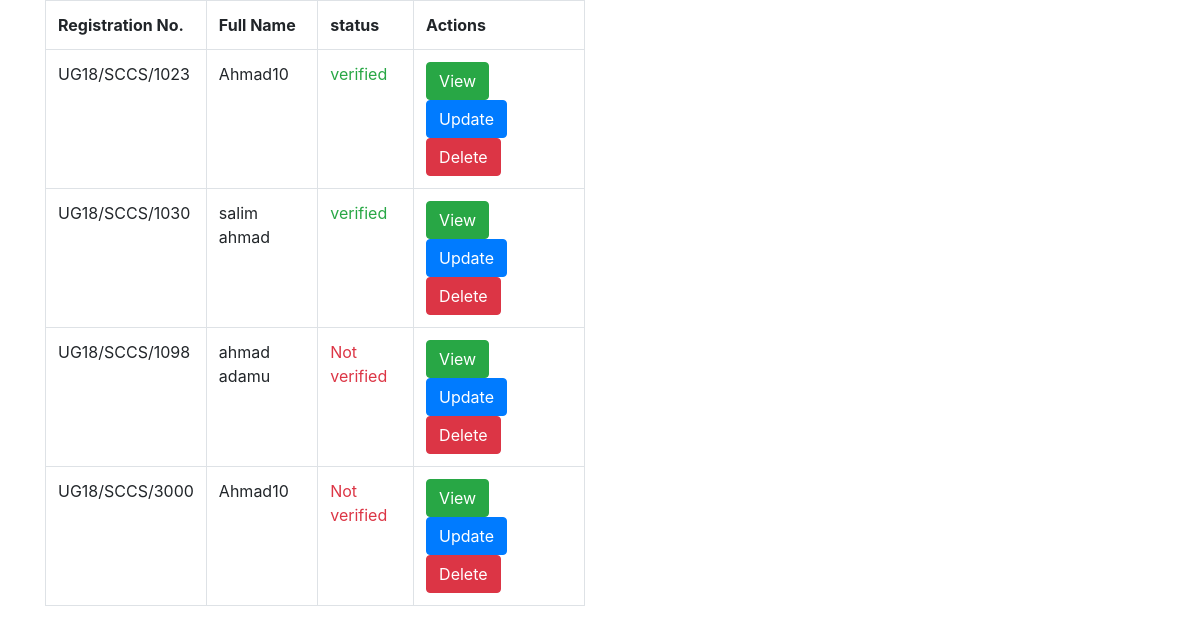
/dashboard/, run on the app's committed database.
### voter/models.py (models this page shows, shortened)
class Voter(models.Model):
    GENDER = (
        ('male','MALE'),
        ('female','FEMALE'),
        )
    user = models.OneToOneField(User,null=True,blank=True, on_delete=models.CASCADE)
    voter_id = models.CharField(max_length=100,null=True,blank=True)
    gender = models.CharField(max_length=50,null=True,blank=True,choices=GENDER)
    school_id = models.ImageField(null=True,blank=True)
    department = models.ForeignKey(Department, on_delete=models.CASCADE,null=True,blank=True)
    faculty = models.ForeignKey(Faculty, on_delete=models.CASCADE,null=True,blank=True)
    verified = models.BooleanField(default=False)
    voted = models.BooleanField(default=False)

### accounts/models.py (models this page shows, shortened)
class CustomUser(AbstractBaseUser):
    reg = models.CharField(max_length=15,unique=True)
    full_name = models.CharField(max_length=255,null=True,blank=True)
    active = models.BooleanField(default=True)
    admin = models.BooleanField(default=False)
    staff = models.BooleanField(default=False)
    objects = CustomUserManager()
    USERNAME_FIELD = 'reg'
    REQUIRED_FIELDS = []
    def __str__(self):
        return self.reg

### pages/views.py (the view)
# urls.py: path('dashboard/',dashboard_view,name='dashboard'),
def dashboard_view(request):
    voters = Voter.objects.all()
    candidates = Candidate.objects.all()
    context = {
        "voters":voters,
        "candidates":candidates,
        }
    return render(request,'dashboard.html',context)

### templates/dashboard.html (shortened to what this page needs)
{% extends 'base.html' %}
{% block content %}
    <div class="row">
        <div class="col-lg-6">
        <table class="table table-bordered">
            <tr>
                <th>Registration No.</th>
                <th>Full Name</th>
                <th>status</th>
                <th>Actions</th>
            </tr>
            {% for voter in voters %}
            <tr>
                <td>{{ voter.user }}</td>
                <td>{{ voter.user.full_name }}</td>
                <td>{% if voter.verified %}<p class="text-success">verified</p>{% else %}<p class="text-danger">Not verified</p>{% endif %}</td>
                <td>
                    <a href="{% url 'deteils' voter.id %}" class="btn btn-success ">View</a>
                    <a href="{% url 'update' voter.id %}" class="btn btn-primary">Update</a>
                    <a href="{% url 'delete' voter.id %}" class="btn btn-danger">Delete</a>
                </td>
            </tr>
            {% endfor %}
        </table>
    </div>
    <div class="col-lg-6">
    </div>
</div>
{% endblock content %}

### templates/base.html (shortened to what this page needs)
{% load static %}
<!DOCTYPE html>
<html lang="en">
<head>
    {% block bootstrap %}
    <link rel="stylesheet" type="text/css" href="{% static 'css/bootstrap.min.css' %}">
    {% endblock bootstrap %}
</head>
<body>
    <div class="container">
    {% block content %}
    {% endblock content %}
    </div>
</body>
</html>

### data on the page
Voter: user "UG18/SCCS/1023", user.full_name "Ahmad10", verified "verified"
Voter: user "UG18/SCCS/1030", user.full_name "salim ahmad", verified "verified"
Voter: user "UG18/SCCS/1098", user.full_name "ahmad adamu", verified "Not verified"
Voter: user "UG18/SCCS/3000", user.full_name "Ahmad10", verified "Not verified"
